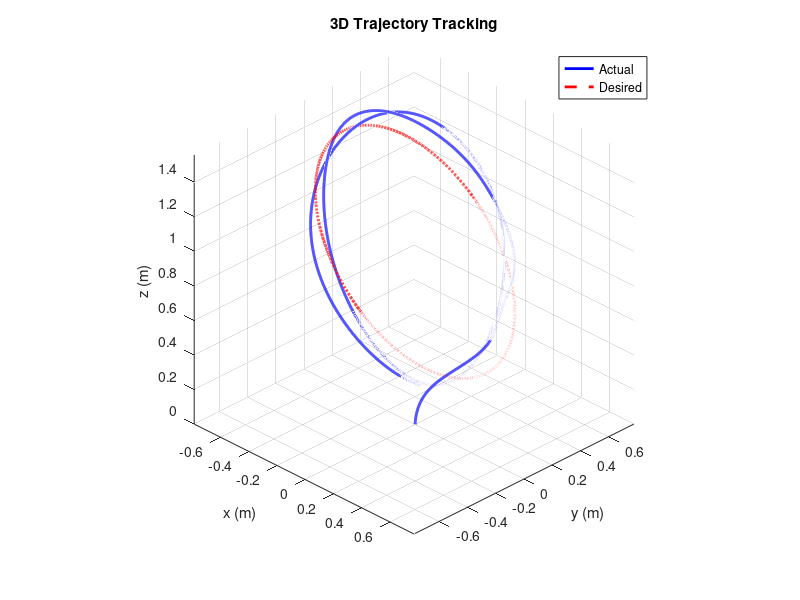
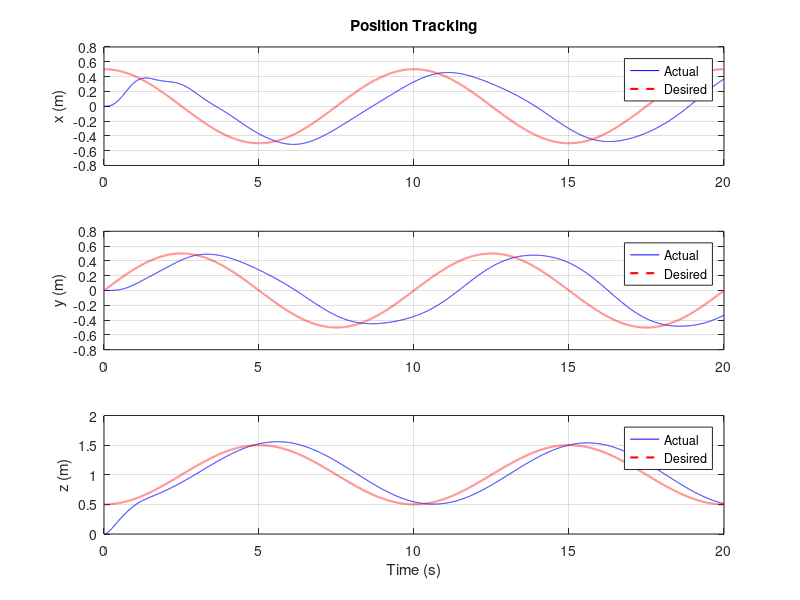
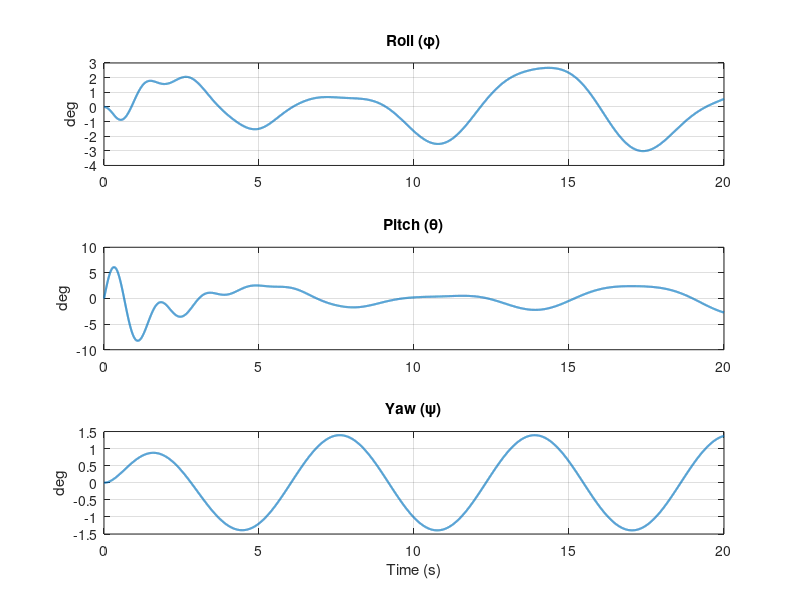

MATLAB code to generate these figures, in order:
%% =========================================================================
%% 3D Trajectory Control Simulation for Quadrotor (COMPLETED VERSION)
%% =========================================================================
function QuadrotorPID()
%% =========================================================================
%% 1. PARAMETER INITIALIZATION
%% =========================================================================
clearvars; clc; close all;
% Physical parameters
m = 1.121;         % Quadrotor mass (kg)
g = 9.81;          % Gravity acceleration (m/s^2)

Ixx = 0.01;          % Moments of inertia (kg*m^2)
Iyy = 0.01;
Izz = 0.0148;
Ir = 2.83e-5;       % Rotor moment of inertia

k = 2.98e-5;       % Lift constant
b = 3.23e-7;       % Drag constant
l = 0.25;          % Arm length (m)

Ax = 5.56e-4;       % Drag coefficients
Ay = 5.56e-4;
Az = 6.35e-4;

%% =========================================================================
%% 2. INITIAL CONDITIONS & SIMULATION TIMING
%% =========================================================================
% Initial state vector x0 (12 x 1)
% [x, y, z, vx, vy, vz, phi, theta, psi, phi_dot, theta_dot, psi_dot]

x0 = zeros(12, 1);  

t0 = 0;         
Tf = 20;        

%% =========================================================================
%% 3. DIFFERENTIAL EQUATION SOLVER (ODE45)
%% =========================================================================
opts = odeset('RelTol', 1e-3, 'AbsTol', 1e-5, 'MaxStep', 0.02);

% Function handle directly calls nested function 'f'
[t, X] = ode45(@f, [t0 Tf], x0, opts);

% Extract states
x = X(:,1);
y = X(:,2);
z = X(:,3);

phi = X(:,7);
theta = X(:,8);
psi = X(:,9);

%% =========================================================================
%% 4. REFERENCE TRAJECTORY GENERATION FOR PLOTTING
%% =========================================================================
xd = 0.5 * cos(pi * t / 5);
yd = 0.5 * sin(pi * t / 5);
zd = 1 - 0.5 * cos(pi * t / 5);

%% =========================================================================
%% 5. PLOTTING RESULTS
%% =========================================================================
figure(1);
plot3(x, y, z, 'b', 'LineWidth', 2); hold on;
plot3(xd, yd, zd, 'r--', 'LineWidth', 2);
grid on;
xlabel('x (m)'); ylabel('y (m)'); zlabel('z (m)');
legend('Actual', 'Desired');
title('3D Trajectory Tracking');
axis equal; view(45, 30);

figure(2);
subplot(3,1,1); plot(t, x, 'b', t, xd, 'r--', 'LineWidth', 1.5); grid on;
ylabel('x (m)'); legend('Actual','Desired')
title('Position Tracking');
subplot(3,1,2); plot(t, y, 'b', t, yd, 'r--', 'LineWidth', 1.5); grid on;
ylabel('y (m)'); legend('Actual','Desired')
subplot(3,1,3); plot(t, z, 'b', t, zd, 'r--', 'LineWidth', 1.5); grid on;
ylabel('z (m)'); xlabel('Time (s)');  legend('Actual','Desired')

figure(3);
subplot(3,1,1); plot(t, rad2deg(phi), 'LineWidth', 1.5);
title('Roll (\phi)'); grid on; ylabel('deg');
subplot(3,1,2); plot(t, rad2deg(theta), 'LineWidth', 1.5);
title('Pitch (\theta)'); grid on; ylabel('deg');
subplot(3,1,3); plot(t, rad2deg(psi), 'LineWidth', 1.5);
title('Yaw (\psi)'); grid on; ylabel('deg'); xlabel('Time (s)');

%% =========================================================================
%% CONTROL FUNCTION
%% =========================================================================
function deq = f(t, X)
    persistent int_p int_a t_prev
    if isempty(int_p)
        int_p = zeros(3,1);
        int_a = zeros(3,1);
        t_prev = t;
    end
    
    dt = max(t - t_prev, 1e-6); % Dynamic time step
    t_prev = t;

    % Reference Trajectory
    xd = 0.5*cos(pi*t/5);
    yd = 0.5*sin(pi*t/5);
    zd = 1 - 0.5*cos(pi*t/5);
    ref = [xd; yd; zd];
    psi_d = 0;

    x = X(1); y = X(2); z = X(3);
    x_dot = X(4); y_dot = X(5); z_dot = X(6);

    phi = X(7); theta = X(8); psi = X(9);
    phi_dot = X(10); theta_dot = X(11); psi_dot = X(12);
    
    pos = [x y z]';
    v = [x_dot y_dot z_dot]';
    att = [phi theta psi]';
    att_v = [phi_dot theta_dot psi_dot]';

    % External Disturbances
    dx = 0.3*sin(t);
    dy = 0.3*sin(t);
    dz = 0.1*cos(0.5*t);
    dphi = 0.2*sin(2*t);
    dtheta = 0.2*sin(2*t);
    dpsi = 0.1*sin(t);

%% =========================================================================
%% Parameters of PID for Positions Controller and Attitudes Controller
%% =========================================================================
    Kp_p = [6; 6; 8];
    Ki_p = [1; 1; 1];
    Kd_p = [8; 8; 5];

    Kp_a = [10; 10; 4];
    Ki_a = [2; 2; 3];
    Kd_a = [4; 4; 2];

%% =========================================================================
%% Outer Loop: Position Control
%% =========================================================================
    e_p = ref - pos;
    e_v = -v; 
    int_p = int_p + e_p * dt;

    u = Kp_p.*e_p + Kd_p.*e_v + Ki_p.*int_p;
    ux = u(1); uy = u(2); uz = u(3);

    % Thrust and Desired Roll/Pitch
    T = m*sqrt(ux^2 + uy^2 + (uz + g)^2); 
    
    phi_d = asin((ux*sin(psi_d) - uy*cos(psi_d)) / sqrt(ux^2 + uy^2 + (uz + g)^2));

    theta_d = atan((ux*cos(psi_d) + uy*sin(psi_d)) / (uz + g));

    att_ref = [phi_d theta_d psi_d]';

%% =========================================================================
%% Inner Loop: Attitude Control
%% =========================================================================    
    e_a = att_ref - att;
    e_attv = -att_v;
    int_a = int_a + e_a * dt;

    tau = Kp_a .* e_a + Kd_a .* e_attv + Ki_a .* int_a;
    tau_phi = tau(1);
    tau_theta = tau(2);
    tau_psi = tau(3);

    % Motor speeds
    w1 = sqrt(max(0,T/(4*k) - tau_theta/(2*k*l) - tau_psi/(4*b)));
    w2 = sqrt(max(0,T/(4*k) - tau_phi  /(2*k*l) + tau_psi/(4*b)));
    w3 = sqrt(max(0,T/(4*k) + tau_theta/(2*k*l) - tau_psi/(4*b)));
    w4 = sqrt(max(0,T/(4*k) + tau_phi  /(2*k*l) + tau_psi/(4*b)));

    w_alpha = w1 - w2 + w3 - w4;

    %% Derivative equations of attitudes
    phi_dot2 = (tau_phi + (Iyy - Izz)*theta_dot*psi_dot + Ir*w_alpha*theta_dot + dphi)/Ixx;

    theta_dot2 = (tau_theta + (Izz - Ixx)*phi_dot*psi_dot - Ir*w_alpha*phi_dot + dtheta)/Iyy;

    psi_dot2 = (tau_psi + (Ixx - Iyy)*phi_dot*theta_dot + dpsi)/Izz;

    %% Derivative equations of positions
    x_dot2 = (T/m)*( cos(phi)*sin(theta)*cos(psi) + sin(phi)*sin(psi)) - (Ax/m)*x_dot + dx;

    y_dot2 = (T/m)*( cos(phi)*sin(theta)*sin(psi) - sin(phi)*cos(psi)) - (Ay/m)*y_dot + dy;

    z_dot2 = (T/m)*cos(phi)*cos(theta) - g - (Az/m)*z_dot + dz;

    % Derivatives Vector Output
    deq = zeros(12,1);
    deq(1) = x_dot;
    deq(2) = y_dot;
    deq(3) = z_dot;

    deq(4) = x_dot2;
    deq(5) = y_dot2;
    deq(6) = z_dot2;

    deq(7) = phi_dot;
    deq(8) = theta_dot;
    deq(9) = psi_dot;

    deq(10) = phi_dot2;
    deq(11) = theta_dot2;
    deq(12) = psi_dot2;
end
end
